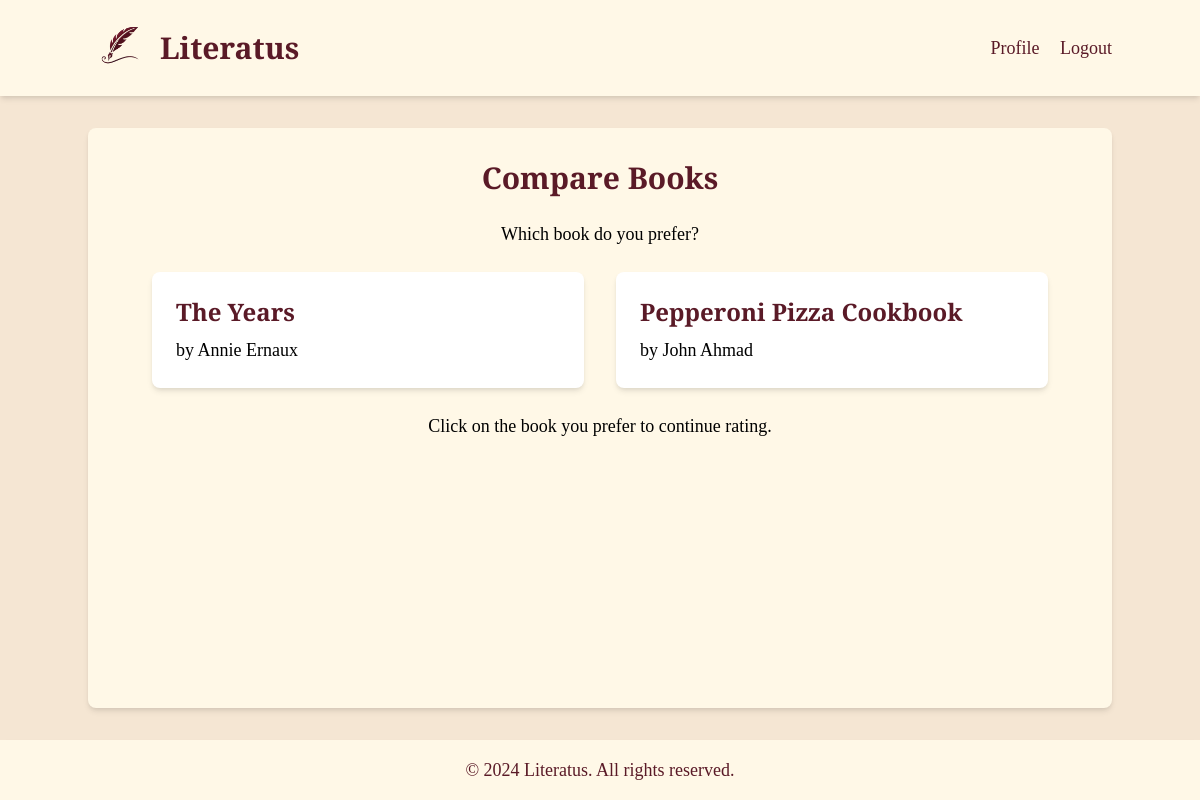
The page /rate_new_book/2 (signed in) on the database its author committed.
### app.py (models this page shows)
class Book(db.Model):
    id = db.Column(db.Integer, primary_key=True)
    title = db.Column(db.String(200), nullable=False)
    author = db.Column(db.String(100), nullable=False)
    sentiment = db.Column(db.String(20), nullable=False)
    position = db.Column(db.Integer, nullable=False)
    user_id = db.Column(db.Integer, db.ForeignKey('user.id'), nullable=False)

### app.py (the view)
@app.route('/rate_new_book/<int:book_id>')
@login_required
def rate_new_book(book_id):
    new_book = db.session.get(Book, book_id)
    if not new_book:
        flash('Book not found.')
        return redirect(url_for('profile'))
    books_to_compare = Book.query.filter_by(user_id=current_user.id, sentiment=new_book.sentiment).order_by(Book.position).all()
    books_to_compare = [book for book in books_to_compare if book.id != new_book.id]
    if not books_to_compare:
        new_book.position = 1
        db.session.commit()
        flash('Book rating completed!')
        return redirect(url_for('profile'))
    session['books_to_compare'] = [book.id for book in books_to_compare]
    session['comparison_index'] = len(books_to_compare) // 2
    session['new_book_id'] = new_book.id
    compared_book = books_to_compare[session['comparison_index']]
    return render_template('rate_new_book.html', new_book=new_book, compared_book=compared_book)

### app.py (called while the page is built)
@login_manager.user_loader
def load_user(user_id):
    return User.query.get(int(user_id))

### templates/rate_new_book.html (shortened to what this page needs)
{% extends "layout.html" %}
{% block content %}
<div class="max-w-4xl mx-auto text-center">
    <h1 class="text-3xl font-bold mb-6 text-maroon font-title">Compare Books</h1>
    <p class="mb-6">Which book do you prefer?</p>
    <div class="flex justify-center space-x-8">
        <form action="{{ url_for('compare_books') }}" method="post" class="w-1/2">
            <button type="submit" class="w-full bg-white p-6 rounded-lg shadow-md hover:shadow-lg transition duration-300 text-left">
                <h2 class="text-2xl font-semibold mb-2 text-maroon font-title">{{ new_book.title }}</h2>
                <p>by {{ new_book.author }}</p>
            </button>
        </form>
        <form action="{{ url_for('compare_books') }}" method="post" class="w-1/2">
            <button type="submit" class="w-full bg-white p-6 rounded-lg shadow-md hover:shadow-lg transition duration-300 text-left">
                <h2 class="text-2xl font-semibold mb-2 text-maroon font-title">{{ compared_book.title }}</h2>
                <p>by {{ compared_book.author }}</p>
            </button>
        </form>
    </div>
    <p class="mt-6">Click on the book you prefer to continue rating.</p>
</div>
{% endblock %}

### templates/layout.html (style rules this page uses)
body { background-color: #F5E6D3; font-family: 'EB Garamond', serif; }
.text-maroon { color: #5A1A27; }
h1, h2, h3, h4, h5, h6, .font-title { font-family: 'Playfair Display', serif; }

### rows shown on the page
Book: title "The Years", author "Annie Ernaux"
Book: title "Pepperoni Pizza Cookbook", author "John Ahmad"
